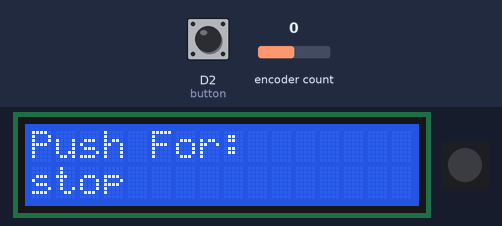
Bench run of a program on a simulated CircuitPython board. On the bench: 16×2 character LCD, 1 RGB LEDs in strip order, left to right. The inputs (shaded band) are chosen by the test bench; at power-on: encoder count 0, D2 (button) HIGH. Dim RGB values are drawn brighter than linear; library files of the repository ran but are not shown: lcd.py, i2c_pcf8574_interface.py; what the program prints to the serial console is not drawn.

Above: at 1.2 s.
1.3 s: encoder count set to 1
At 2.1 s:
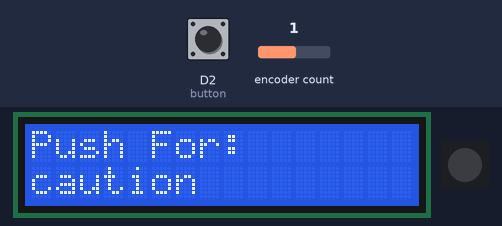
4.3 s: D2 (button) pulled LOW for 0.15 s
At 5.0 s:
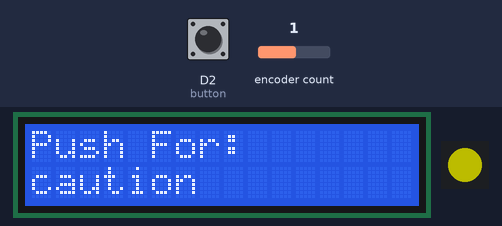
7.4 s: encoder count set to 2
At 8.2 s:
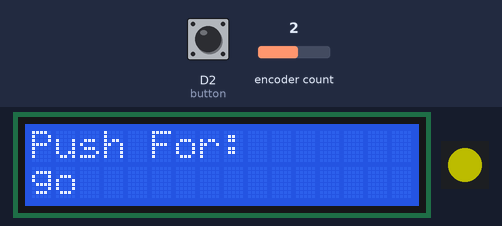
10.4 s: D2 (button) pulled LOW for 1 s
At 11.8 s:
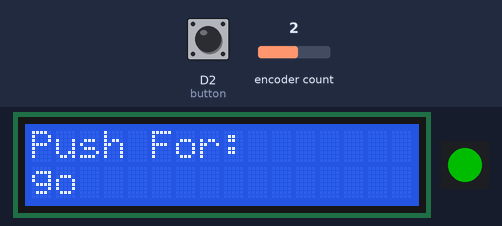
12.0 s: encoder count set to 3
At 12.8 s:
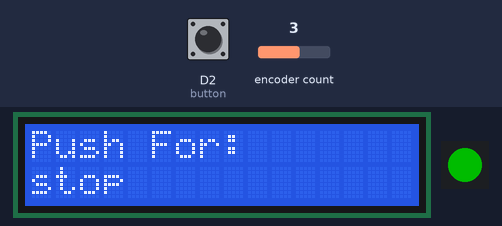
15.0 s: D2 (button) pulled LOW for 0.15 s
At 15.7 s:
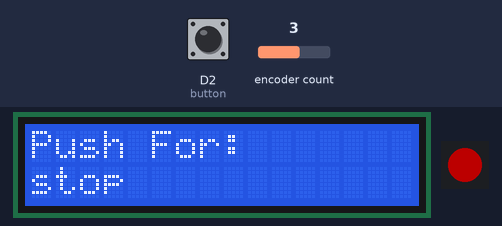
Timing chart, 0 to 18.0 s (numbered marks = the images above; inputs shaded):
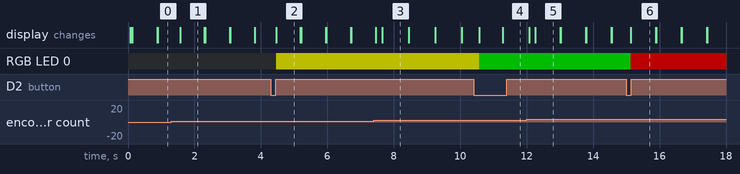

Measured:
- after the input at 1.3 s, the display: changes after 0.28 s (image 1)
- after the input at 7.4 s, the display: first differs from a run without the input after 0.26 s (image 3)
- after the input at 12.0 s, the display: first differs from a run without the input after 0.26 s (image 5)
- what the display in image 1 shows lasts 0.7 s, from 1.6 s to 2.3 s
- what the display in image 3 shows lasts 0.7 s, from 7.7 s to 8.4 s

The program:

encoder.py
```python
# Carolina Chao
# Rotary Encoder - 1/2/2024

import rotaryio
import board
import neopixel
import digitalio
from lcd.lcd import LCD
from lcd.i2c_pcf8574_interface import I2CPCF8574Interface

lcd = LCD(I2CPCF8574Interface(board.I2C(), 0x27), num_rows=2, num_cols=16)  # create lcd obj

enc = rotaryio.IncrementalEncoder(board.D4, board.D3, divisor=2)  # enc = rotaryio.IncrementalEncoder(CLK pin, DT pin, increments)
last_index = None
menu_index = 0

led = neopixel.NeoPixel(board.NEOPIXEL, 1)
led.brightness = 0.3

button = digitalio.DigitalInOut(board.D2)
button.direction = digitalio.Direction.INPUT
button.pull = digitalio.Pull.UP
button_state = None


while True:

    menu = ["stop", "caution", "go"] # create array
    menu_index = enc.position  # array connected to encoder position
    if last_index == None or menu_index == last_index:    # If your last index is None (encoder has not been used) or your menu index does not match your last index (has been moved):
        menu_index_lcd = menu_index % 3
        print(menu[menu_index_lcd])    # Print your menu index to the Serial Monitor.
    last_index = menu_index    # Then, set your last index to your menu index - update.

    if not button.value and button_state is None:  # debounce: if button was pressed, not currently
        button_state = "pressed" # button can be pressed
    if button.value and button_state == "pressed":  # if button can be pressed and is currently pressed
        print("Button is pressed")
        button_state = None # reset, button was pressed

    lcd.set_cursor_pos(0,0) # (row, column) - upper left position
    lcd.print("Push For: ")
    lcd.set_cursor_pos(1,0) # second row
    lcd.print("          ")  # erase previous characters
    lcd.set_cursor_pos(1,0)  # set cursor back to beginning of second row
    lcd.print(menu[menu_index_lcd])  # print array

    if menu_index_lcd == 0 and button_state == "pressed":  # if on "stop" and button currently pressed
        led[0] = (255, 0, 0)  # set neopixel to red
    if menu_index_lcd == 1 and button_state == "pressed":
        led[0] = (255, 255, 0)
    if menu_index_lcd == 2 and button_state == "pressed":
        led[0] = (0, 255, 0)
```
